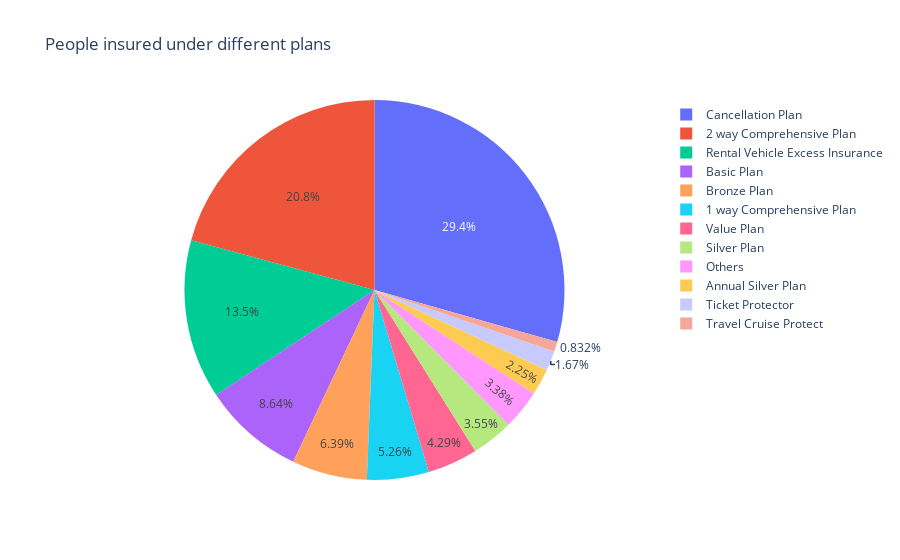

Here is the notebook cell this chart was saved with:
### Markdown cell above
### Insurance Product Popularity

### Code cell
df1 = df_travel.groupby(by=["Product_Name"]).size().reset_index(name="counts")
df3 = df_travel.groupby(by=["Product_Name"]).size().reset_index(name="counts")
df3['Product_Name'] = np.where(df1['counts']>500, df1['Product_Name'], 'Others')
fig = px.pie(df3, values='counts', names='Product_Name', title='People insured under different plans')
fig.show()

### Figure 1 — Plotly figure (JSON) as saved in the notebook; plotly's stock layout.template omitted (floating-point values rounded to 4 significant figures)
{"data": [{"domain": {"x": [0.0, 1.0], "y": [0.0, 1.0]}, "hovertemplate": "Product_Name=%{label}<br>counts=%{value}<extra></extra>", "labels": ["1 way Comprehensive Plan", "2 way Comprehensive Plan", "Others", "Others", "Annual Silver Plan", "Others", "Others", "Others", "Basic Plan", "Bronze Plan", "Cancellation Plan", "Others", "Others", "Others", "Others", "Others", "Rental Vehicle Excess Insurance", "Silver Plan", "Others", "Others", "Others", "Others", "Ticket Protector", "Travel Cruise Protect", "Others", "Value Plan"], "legendgroup": "", "name": "", "showlegend": true, "type": "pie", "values": [3331, 13158, 247, 194, 1423, 100, 53, 86, 5469, 4049, 18630, 9, 364, 352, 74, 194, 8580, 2249, 204, 73, 173, 15, 1056, 527, 1, 2715]}], "layout": {"legend": {"tracegroupgap": 0}, "title": {"text": "People insured under different plans"}}}
